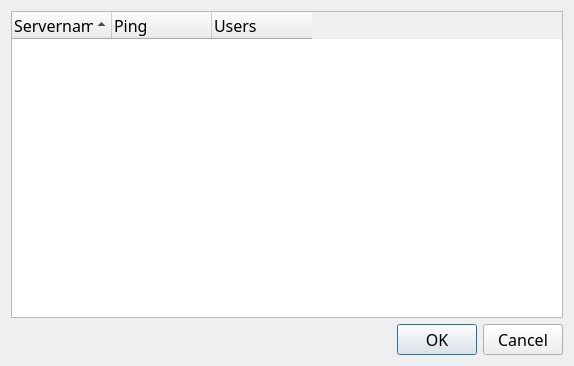
<?xml version="1.0" encoding="UTF-8"?>
<ui version="4.0">
 <class>ConnectDialog</class>
 <widget class="QDialog" name="ConnectDialog">
  <property name="geometry">
   <rect>
    <x>0</x>
    <y>0</y>
    <width>574</width>
    <height>366</height>
   </rect>
  </property>
  <property name="font">
   <font>
    <family>Terminus (TTF)</family>
    <pointsize>12</pointsize>
    <weight>7</weight>
    <italic>false</italic>
    <bold>false</bold>
   </font>
  </property>
  <property name="windowTitle">
   <string>Mumble Server Connect</string>
  </property>
  <property name="styleSheet">
   <string notr="true">font: 57 12pt &quot;Terminus (TTF)&quot;;</string>
  </property>
  <layout class="QVBoxLayout" name="verticalLayout">
   <item>
    <widget class="ServerView" name="qtwServers">
     <property name="contextMenuPolicy">
      <enum>Qt::CustomContextMenu</enum>
     </property>
     <property name="styleSheet">
      <string notr="true">font: 57 11pt &quot;Terminus (TTF)&quot;;</string>
     </property>
     <property name="dragEnabled">
      <bool>true</bool>
     </property>
     <property name="dragDropMode">
      <enum>QAbstractItemView::DragDrop</enum>
     </property>
     <property name="alternatingRowColors">
      <bool>true</bool>
     </property>
     <property name="autoExpandDelay">
      <number>250</number>
     </property>
     <property name="rootIsDecorated">
      <bool>true</bool>
     </property>
     <property name="uniformRowHeights">
      <bool>true</bool>
     </property>
     <property name="sortingEnabled">
      <bool>true</bool>
     </property>
     <attribute name="headerStretchLastSection">
      <bool>false</bool>
     </attribute>
     <column>
      <property name="text">
       <string>Servername</string>
      </property>
     </column>
     <column>
      <property name="text">
       <string>Ping</string>
      </property>
     </column>
     <column>
      <property name="text">
       <string>Users</string>
      </property>
     </column>
    </widget>
   </item>
   <item>
    <widget class="QDialogButtonBox" name="qdbbButtonBox">
     <property name="styleSheet">
      <string notr="true">font: 57 11pt &quot;Terminus (TTF)&quot;;</string>
     </property>
     <property name="standardButtons">
      <set>QDialogButtonBox::Cancel|QDialogButtonBox::Ok</set>
     </property>
    </widget>
   </item>
  </layout>
  <action name="qaFavoriteRemove">
   <property name="text">
    <string>Remove from Favorites</string>
   </property>
  </action>
  <action name="qaFavoriteEdit">
   <property name="text">
    <string>&amp;Edit...</string>
   </property>
  </action>
  <action name="qaFavoriteAddNew">
   <property name="text">
    <string>&amp;Add New...</string>
   </property>
   <property name="toolTip">
    <string>Add custom server</string>
   </property>
  </action>
  <action name="qaFavoriteAdd">
   <property name="text">
    <string>Add to &amp;Favorites</string>
   </property>
  </action>
  <action name="qaUrl">
   <property name="text">
    <string>Open &amp;Webpage</string>
   </property>
  </action>
  <action name="qaShowReachable">
   <property name="checkable">
    <bool>true</bool>
   </property>
   <property name="checked">
    <bool>true</bool>
   </property>
   <property name="text">
    <string>Show &amp;Reachable</string>
   </property>
   <property name="toolTip">
    <string>Show all servers that respond to ping</string>
   </property>
  </action>
  <action name="qaShowPopulated">
   <property name="checkable">
    <bool>true</bool>
   </property>
   <property name="checked">
    <bool>true</bool>
   </property>
   <property name="text">
    <string>Show &amp;Populated</string>
   </property>
   <property name="toolTip">
    <string>Show all servers with users</string>
   </property>
  </action>
  <action name="qaShowAll">
   <property name="checkable">
    <bool>true</bool>
   </property>
   <property name="text">
    <string>Show &amp;All</string>
   </property>
   <property name="toolTip">
    <string>Show all servers</string>
   </property>
  </action>
  <action name="qaFavoriteCopy">
   <property name="text">
    <string>&amp;Copy</string>
   </property>
   <property name="toolTip">
    <string>Copy favorite link to clipboard</string>
   </property>
  </action>
  <action name="qaFavoritePaste">
   <property name="text">
    <string>&amp;Paste</string>
   </property>
   <property name="toolTip">
    <string>Paste favorite from clipboard</string>
   </property>
  </action>
 </widget>
 <customwidgets>
  <customwidget>
   <class>ServerView</class>
   <extends>QTreeWidget</extends>
   <header>ConnectDialog.h</header>
  </customwidget>
 </customwidgets>
 <resources/>
 <connections>
  <connection>
   <sender>qdbbButtonBox</sender>
   <signal>accepted()</signal>
   <receiver>ConnectDialog</receiver>
   <slot>accept()</slot>
   <hints>
    <hint type="sourcelabel">
     <x>365</x>
     <y>270</y>
    </hint>
    <hint type="destinationlabel">
     <x>365</x>
     <y>513</y>
    </hint>
   </hints>
  </connection>
  <connection>
   <sender>qdbbButtonBox</sender>
   <signal>rejected()</signal>
   <receiver>ConnectDialog</receiver>
   <slot>reject()</slot>
   <hints>
    <hint type="sourcelabel">
     <x>459</x>
     <y>275</y>
    </hint>
    <hint type="destinationlabel">
     <x>456</x>
     <y>494</y>
    </hint>
   </hints>
  </connection>
 </connections>
</ui>
